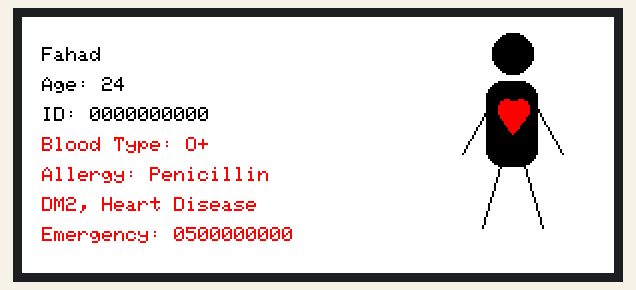
A sketch run on a simulated Arduino Uno, built for the host (arithmetic inside an expression is 32-bit, double 64-bit). Shown: 296×128 colour display. What the sketch prints to the serial monitor is not drawn.

Above: at 15.1 s.

The sketch:

SMART_MEDICAL_CARD_DISPLAY_FINAL.ino
```cpp
#include <SPI.h>
#include <GxEPD2_3C.h>

// توصيلات الشاشة مع ESP32-S3
#define EPD_CS    10
#define EPD_DC     4
#define EPD_RST    5
#define EPD_BUSY   6
#define EPD_SCK   12
#define EPD_MOSI  11

// تعريف تجريبي لشاشة 2.9 بوصة ثلاثية الألوان
GxEPD2_3C<GxEPD2_290_C90c, GxEPD2_290_C90c::HEIGHT> display(
    GxEPD2_290_C90c(EPD_CS, EPD_DC, EPD_RST, EPD_BUSY)
);

void setup() {
  Serial.begin(115200);

 SPI.begin(EPD_SCK, -1, EPD_MOSI, -1);
  Serial.println("SPI started successfully");
Serial.println("Starting E-Paper...");
  display.init(115200, true, 2, false);
  Serial.print("BUSY pin = ");
Serial.println(digitalRead(EPD_BUSY));
  display.setRotation(1);
  display.setFullWindow();

  display.firstPage();
  do {
    display.fillScreen(GxEPD_WHITE);

    display.setTextColor(GxEPD_BLACK);
    display.setTextSize(1);
    display.setCursor(10, 15);
    display.print("Fahad");
    display.setCursor(10, 30);
display.print("Age: 24");
display.setCursor(10, 45);
display.print("ID: 0000000000");

    display.setTextColor(GxEPD_RED);
    display.setCursor(10, 60);
    display.print("Blood Type: O+");
    display.setCursor(10, 75);
display.print("Allergy: Penicillin");
display.setCursor(10, 90);
display.print("DM2, Heart Disease");
display.setCursor(10, 105);
display.print("Emergency: 0500000000");
display.fillCircle(245, 18, 10, GxEPD_BLACK);
display.fillRoundRect(232, 32, 26, 43, 8, GxEPD_BLACK);
display.drawLine(237, 38, 220, 68, GxEPD_BLACK);
display.drawLine(253, 38, 270, 68, GxEPD_BLACK);
display.drawLine(239, 74, 230, 105, GxEPD_BLACK);
display.drawLine(251, 74, 260, 105, GxEPD_BLACK);
display.fillCircle(242, 45, 4, GxEPD_RED);
display.fillCircle(249, 45, 4, GxEPD_RED);
display.fillTriangle(238, 47, 253, 47, 245, 58, GxEPD_RED);
  } while (display.nextPage());
}

void loop() {
}
```
